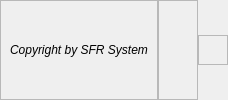
        <widget class="QWidget" name="footerContainer" native="true">
         <layout class="QHBoxLayout" name="horizontalLayout_11">
          <property name="spacing">
           <number>0</number>
          </property>
          <property name="leftMargin">
           <number>0</number>
          </property>
          <property name="topMargin">
           <number>0</number>
          </property>
          <property name="rightMargin">
           <number>0</number>
          </property>
          <property name="bottomMargin">
           <number>0</number>
          </property>
          <item>
           <widget class="QFrame" name="frame_10">
            <property name="frameShape">
             <enum>QFrame::StyledPanel</enum>
            </property>
            <property name="frameShadow">
             <enum>QFrame::Raised</enum>
            </property>
            <layout class="QHBoxLayout" name="horizontalLayout_12">
             <item>
              <widget class="QLabel" name="label_15">
               <property name="font">
                <font>
                 <weight>50</weight>
                 <italic>true</italic>
                 <bold>false</bold>
                </font>
               </property>
               <property name="text">
                <string>Copyright by SFR System</string>
               </property>
              </widget>
             </item>
            </layout>
           </widget>
          </item>
          <item>
           <widget class="QFrame" name="frame_18">
            <property name="frameShape">
             <enum>QFrame::StyledPanel</enum>
            </property>
            <property name="frameShadow">
             <enum>QFrame::Raised</enum>
            </property>
            <layout class="QHBoxLayout" name="horizontalLayout_23">
             <item alignment="Qt::AlignHCenter|Qt::AlignVCenter">
              <widget class="QLabel" name="label_20">
               <property name="minimumSize">
                <size>
                 <width>20</width>
                 <height>20</height>
                </size>
               </property>
               <property name="maximumSize">
                <size>
                 <width>30</width>
                 <height>30</height>
                </size>
               </property>
               <property name="toolTip">
                <string>System Operating Status Indicator</string>
               </property>
               <property name="text">
                <string/>
               </property>
              </widget>
             </item>
            </layout>
           </widget>
          </item>
          <item alignment="Qt::AlignRight">
           <widget class="QFrame" name="sizeGrip">
            <property name="minimumSize">
             <size>
              <width>30</width>
              <height>30</height>
             </size>
            </property>
            <property name="maximumSize">
             <size>
              <width>30</width>
              <height>30</height>
             </size>
            </property>
            <property name="frameShape">
             <enum>QFrame::StyledPanel</enum>
            </property>
            <property name="frameShadow">
             <enum>QFrame::Raised</enum>
            </property>
           </widget>
          </item>
         </layout>
        </widget>
